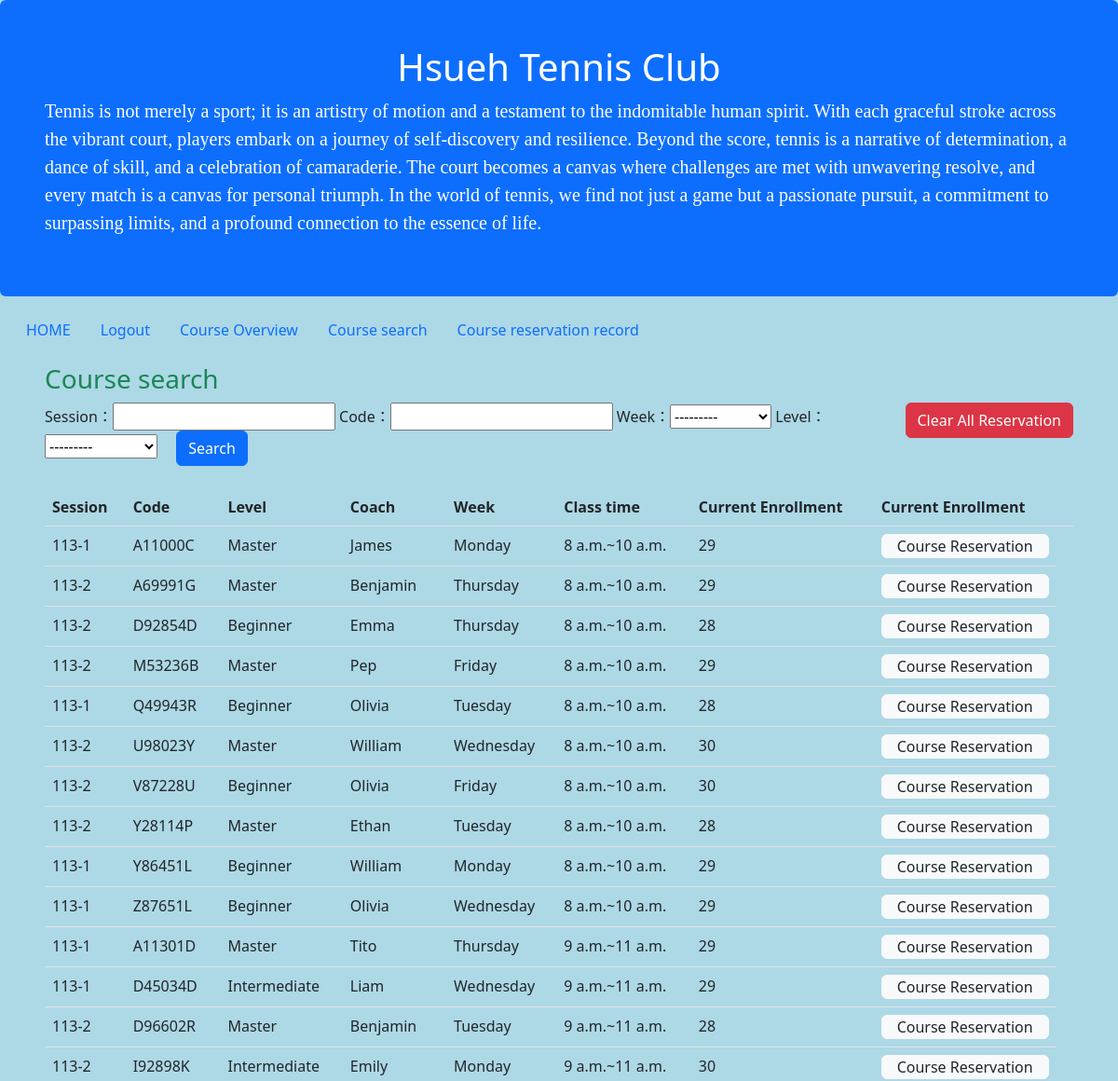
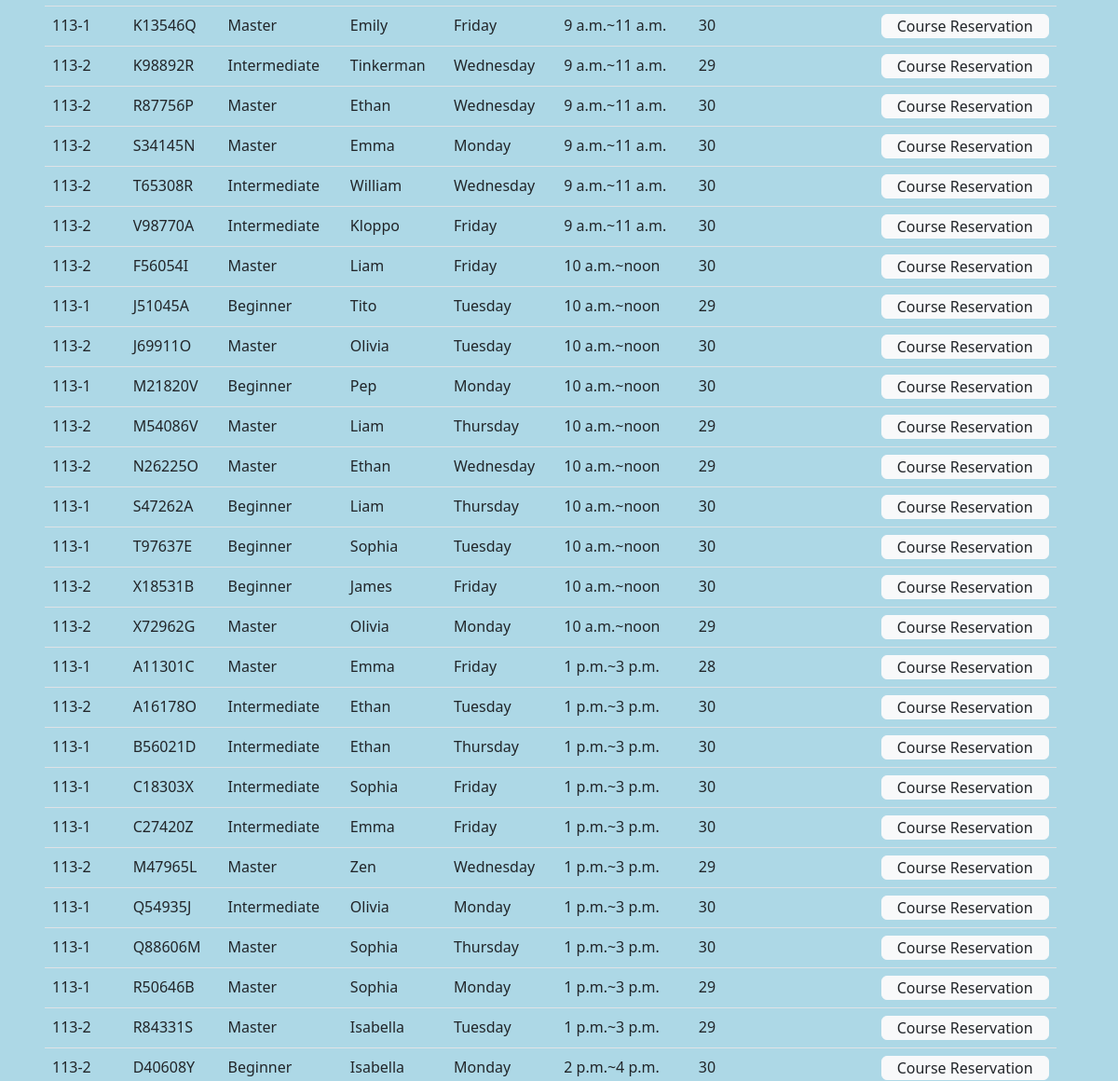
The page /Course_reservation/Course_search/ (upper part) on the database as committed earlier (2 pictures, top to bottom).
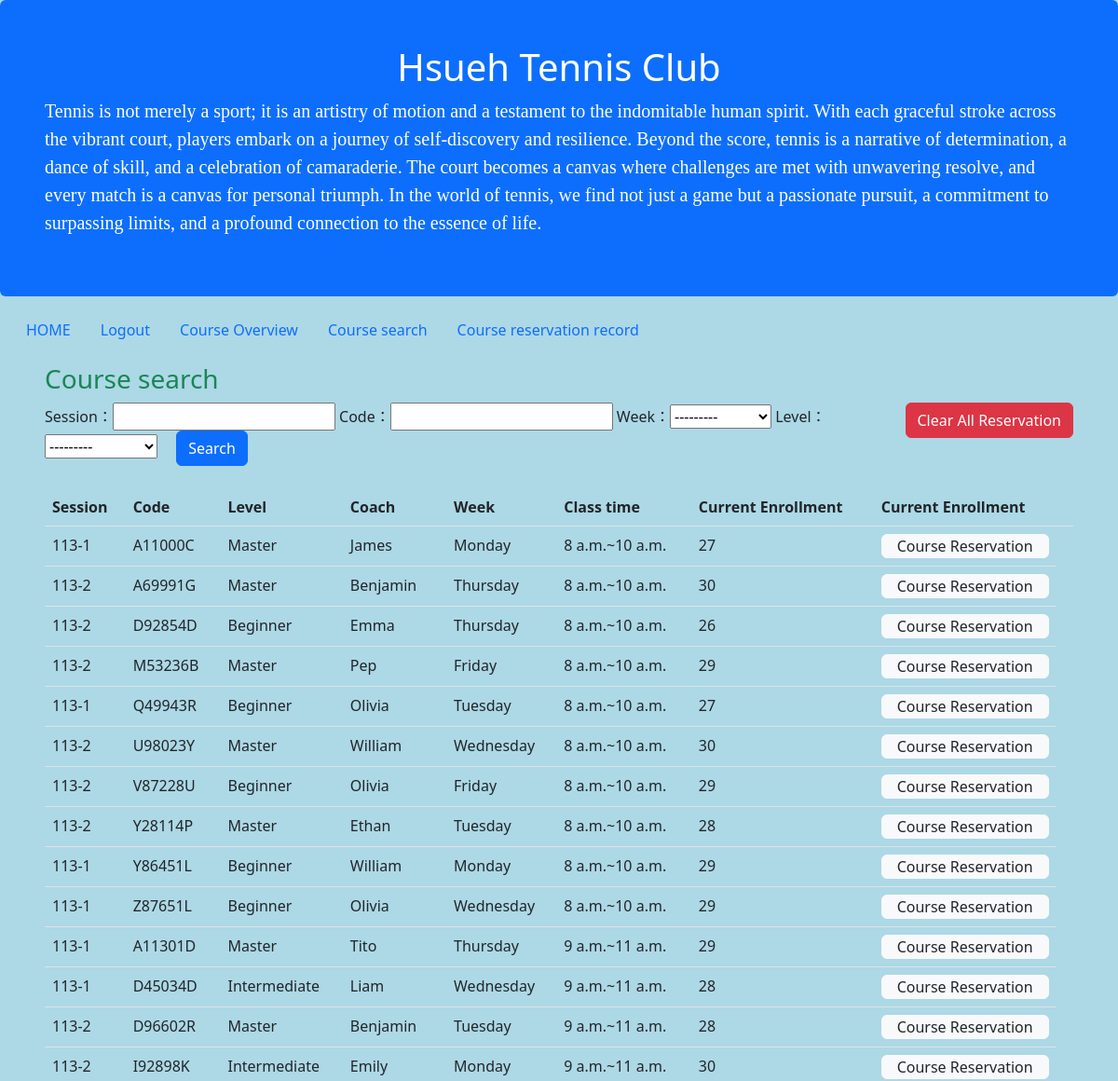
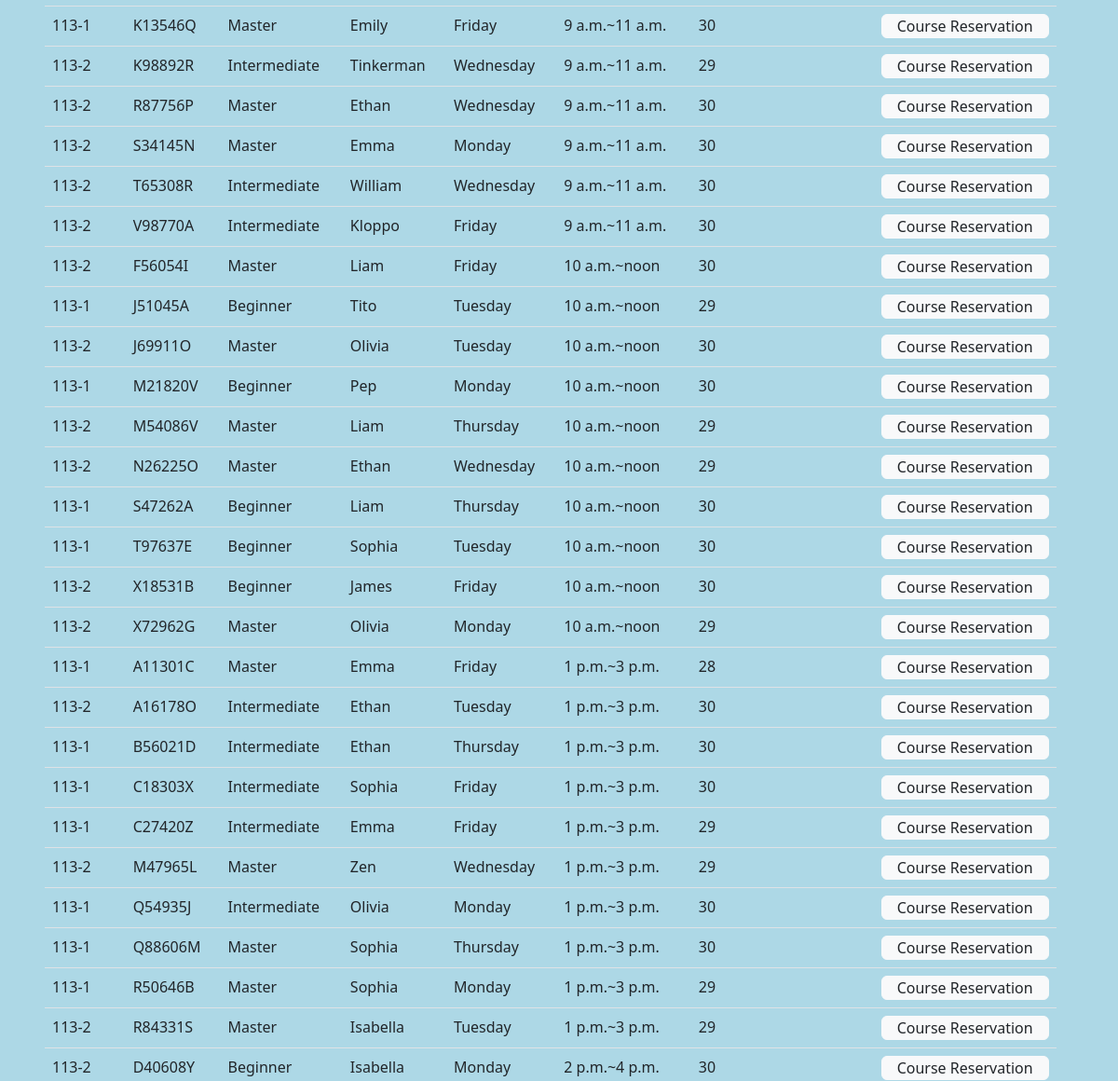
The same page on the database as committed later (2 pictures, top to bottom).
### Course_reservation/models.py (models this page shows, shortened)
class Course_reservation(models.Model):
    Period = models.CharField(max_length=255,null=True,help_text="期別")
    Course_code = models.CharField(max_length=255,null=True,help_text="課程代碼")
    Time_start = models.DateField(null=True,help_text="開始日期")
    Time_end = models.DateField(null=True,help_text="結束日期")
    week_choices = [
        ('Monday', 'Monday'),
        ('Tuesday', 'Tuesday'),
        ('Wednesday', 'Wednesday'),
        ('Thursday', 'Thursday'),
        ('Friday', 'Friday'),
    ]
    week=models.CharField(max_length=10, choices=week_choices, default='')
    class_time_start=models.TimeField(null=True)
    class_time_end=models.TimeField(null=True)
    Classroom = models.CharField(max_length=255,null=True,help_text="教室")
    Category_choices = [
        ('Beginner', 'Beginner'),
        ('Intermediate', 'Intermediate'),
        ('Master', 'Master'),
    ]
    Category = models.CharField(max_length=255,choices=Category_choices,null=True,help_text="課程等級")
    Coach_name = models.CharField(max_length=255,null=True,help_text="教練名子")
    Full_number_applicants = models.IntegerField(default=26,null=True,help_text="總共可報名的人數")
    Current_number_applicants = models.IntegerField(default=0,null=True,help_text="目前報名人數")
    Class_status_choices = [
        ('Registration Open', 'Registration Open'),#報名中
        (' Registration Closed', ' Registration Closed'),#報名已滿
        ('Cancelled ', 'Cancelled '),#停開
        ('On-site Registration Only', 'On-site Registration Only'),#僅現場報名
    ]
    Class_status = models.CharField(max_length=255,choices=Class_status_choices,null=True,help_text="班級狀態，報名中、報名已滿、停開、僅現場報名")

### Course_reservation/views.py (the view)
# urls.py: path('Course_search/', views.Course_search, name='Course_search'),
def Course_search(request):
    master = master_html(request)
    cls = 'd-none'
    if (request.user.username[:4] == "v7-1"):
        template = loader.get_template('Course_search_v7_1.html')
    elif (request.user.username[:4] == "v7-2"):
        template = loader.get_template('Course_search_v7_2.html')
    else:
        template = loader.get_template('Course_search.html')
    Course_reservation_list = Course_reservation.objects.all()
    Period_list = Course_reservation.objects.values_list('Period', flat=True).distinct()
    Course_code_list = Course_reservation.objects.values_list('Course_code', flat=True).distinct()
    Category_list = Course_reservation.objects.values_list('Category', flat=True).distinct()
    course_reservation_Filter = Course_reservation_Filter(queryset=Course_reservation_list)
    reserved_course_codes = Course_reservation_history.objects.filter(Student_id=request.user.username, State="Appointment Confirmed").values_list('Course_code', flat=True)
    if request.method == "POST":
        course_reservation_Filter = Course_reservation_Filter(request.POST, queryset=Course_reservation_list)
        cls = ''
    context = {
        'Course_reservation_list': Course_reservation_list,
        'course_reservation_Filter': course_reservation_Filter,
        'Period_list': Period_list,
        'Course_code_list': Course_code_list,
        'Category_list': Category_list,
        'master': master,
        'cls':cls,
        'reserved_course_codes': reserved_course_codes,
    }
    return HttpResponse(template.render(context, request))

### Course_reservation/templates/Course_search.html (shortened to what this page needs)
{% extends master %}
{% load my_custom_filters %}
{% block content %}
    <div class="container-fluid p-5 pt-3">
        <h3 class="text-success">Course search</h3>
    <form method="POST" action="{% url 'Course_Clear_check' %}" style="float: right;">
                <button type="submit" class="btn btn-danger ">Clear All Reservation</button>
            </form>
        <form id="searchForm" method='POST'>
            Session：{{ course_reservation_Filter.form.Period }}
            Code：{{ course_reservation_Filter.form.Course_code }}
            Week：{{ course_reservation_Filter.form.week }}
            Level：{{ course_reservation_Filter.form.Category }}
            <input type="submit" id="searchButton" class="ms-3 btn btn-primary" value="Search"/>
        </form>
        <br/>
        <table id="courseTable" class="table" style=" max-width: 1500px">
            <thead>
            <th>Session</th>
            <th>Code</th>
            <th>Level</th>
            <th>Coach</th>
            <th>Week</th>
            <th>Class time</th>
            <th>Current Enrollment</th>
            <th>Current Enrollment</th>
            <th></th>
            </thead>
            <tbody>
            {% for course_reservation in course_reservation_Filter.qs|dictsort:"class_time_start" %}
                <tr  {% if Course_reservation.Course_code in reserved_course_codes %}style="color: crimson"{% endif %} >
                    <td>{{ course_reservation.Period }}</td>
                    <td>{{ course_reservation.Course_code }}</td>
                    <td>{{ course_reservation.Category }}</td>
                    <td>{{ course_reservation.Coach_name }}</td>
                    <td>{{ course_reservation.week }}</td>
                    <td>{{ course_reservation.class_time_start }}~{{ course_reservation.class_time_end }}</td>
                    <td>{{ course_reservation.Current_number_applicants }}</td>
                <td class=""> <a id="{{ course_reservation.Course_code }}_Course_Reservation" class="nav-link btn btn-light"
                href="/Course_reservation/Course_content?code={{ course_reservation.Course_code }}">Course Reservation</a></td>
                </tr>
            {% endfor %}
            </tbody>
        </table>
    </div>
{% endblock %}

Rows that differ between the two databases and show on the page:
changed Course_reservation (number 1 of 41 on the later page): Current_number_applicants "29" → "27"
changed Course_reservation (number 2 of 41 on the later page): Current_number_applicants "29" → "30"
changed Course_reservation (number 3 of 41 on the later page): Current_number_applicants "28" → "26"
changed Course_reservation (number 5 of 41 on the later page): Current_number_applicants "28" → "27"
changed Course_reservation (number 7 of 41 on the later page): Current_number_applicants "30" → "29"
changed Course_reservation (number 12 of 41 on the later page): Current_number_applicants "29" → "28"
changed Course_reservation (number 35 of 41 on the later page): Current_number_applicants "30" → "29"
